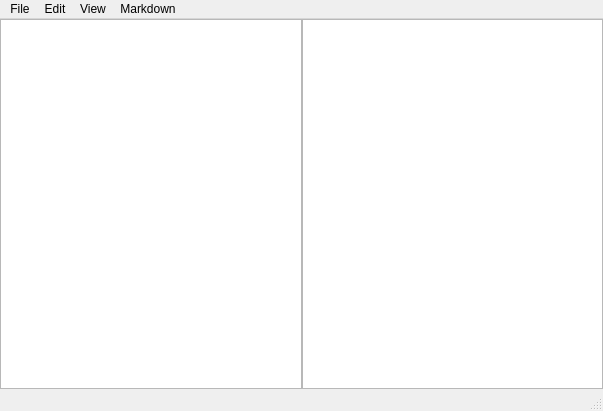
<?xml version="1.0" encoding="UTF-8"?>
<ui version="4.0">
 <class>DatNote</class>
 <widget class="QMainWindow" name="DatNote">
  <property name="geometry">
   <rect>
    <x>0</x>
    <y>0</y>
    <width>603</width>
    <height>411</height>
   </rect>
  </property>
  <property name="windowTitle">
   <string>Untitled - Dat Note</string>
  </property>
  <widget class="QWidget" name="central_widget">
   <property name="minimumSize">
    <size>
     <width>240</width>
     <height>70</height>
    </size>
   </property>
   <layout class="QHBoxLayout" name="horizontalLayout">
    <property name="spacing">
     <number>0</number>
    </property>
    <property name="sizeConstraint">
     <enum>QLayout::SetDefaultConstraint</enum>
    </property>
    <property name="leftMargin">
     <number>0</number>
    </property>
    <property name="topMargin">
     <number>0</number>
    </property>
    <property name="rightMargin">
     <number>0</number>
    </property>
    <property name="bottomMargin">
     <number>0</number>
    </property>
    <item>
     <widget class="QTextEdit" name="text_edit">
      <property name="html">
       <string>&lt;!DOCTYPE HTML PUBLIC &quot;-//W3C//DTD HTML 4.0//EN&quot; &quot;http://www.w3.org/TR/REC-html40/strict.dtd&quot;&gt;
&lt;html&gt;&lt;head&gt;&lt;meta name=&quot;qrichtext&quot; content=&quot;1&quot; /&gt;&lt;meta charset=&quot;utf-8&quot; /&gt;&lt;style type=&quot;text/css&quot;&gt;
p, li { white-space: pre-wrap; }
hr { height: 1px; border-width: 0; }
li.unchecked::marker { content: &quot;\2610&quot;; }
li.checked::marker { content: &quot;\2612&quot;; }
&lt;/style&gt;&lt;/head&gt;&lt;body style=&quot; font-family:'Segoe UI'; font-size:9pt; font-weight:400; font-style:normal;&quot;&gt;
&lt;p style=&quot;-qt-paragraph-type:empty; margin-top:0px; margin-bottom:0px; margin-left:0px; margin-right:0px; -qt-block-indent:0; text-indent:0px;&quot;&gt;&lt;br /&gt;&lt;/p&gt;&lt;/body&gt;&lt;/html&gt;</string>
      </property>
      <property name="overwriteMode">
       <bool>true</bool>
      </property>
      <property name="acceptRichText">
       <bool>false</bool>
      </property>
     </widget>
    </item>
    <item>
     <widget class="QTextEdit" name="text_preview">
      <property name="readOnly">
       <bool>true</bool>
      </property>
     </widget>
    </item>
   </layout>
  </widget>
  <widget class="QMenuBar" name="menu_bar">
   <property name="geometry">
    <rect>
     <x>0</x>
     <y>0</y>
     <width>603</width>
     <height>26</height>
    </rect>
   </property>
   <widget class="QMenu" name="menuFile">
    <property name="title">
     <string>File</string>
    </property>
    <addaction name="action_new"/>
    <addaction name="action_open"/>
    <addaction name="action_save"/>
    <addaction name="action_save_as"/>
    <addaction name="separator"/>
    <addaction name="action_exit"/>
   </widget>
   <widget class="QMenu" name="menuEdit">
    <property name="title">
     <string>Edit</string>
    </property>
    <addaction name="action_undo"/>
    <addaction name="separator"/>
    <addaction name="action_cut"/>
    <addaction name="action_copy"/>
    <addaction name="action_pasta"/>
    <addaction name="action_delete"/>
    <addaction name="separator"/>
    <addaction name="action_find"/>
    <addaction name="action_go_to"/>
    <addaction name="separator"/>
    <addaction name="action_select_all"/>
    <addaction name="separator"/>
    <addaction name="action_font"/>
   </widget>
   <widget class="QMenu" name="menuView">
    <property name="title">
     <string>View</string>
    </property>
    <widget class="QMenu" name="menu_zoom">
     <property name="title">
      <string>Zoom</string>
     </property>
     <addaction name="action_zoom_In"/>
     <addaction name="action_zoom_Out"/>
     <addaction name="action_restore_default_zoom"/>
    </widget>
    <addaction name="menu_zoom"/>
    <addaction name="action_status_bar"/>
    <addaction name="action_word_wrap"/>
   </widget>
   <widget class="QMenu" name="menuMarkdown">
    <property name="title">
     <string>Markdown</string>
    </property>
   </widget>
   <addaction name="menuFile"/>
   <addaction name="menuEdit"/>
   <addaction name="menuView"/>
   <addaction name="menuMarkdown"/>
  </widget>
  <widget class="QStatusBar" name="status_bar"/>
  <action name="action_new">
   <property name="text">
    <string>New</string>
   </property>
   <property name="shortcut">
    <string>Ctrl+N</string>
   </property>
  </action>
  <action name="action_new_window">
   <property name="text">
    <string>New window</string>
   </property>
   <property name="shortcut">
    <string>Ctrl+Shift+N</string>
   </property>
  </action>
  <action name="action_open">
   <property name="text">
    <string>Open</string>
   </property>
   <property name="shortcut">
    <string>Ctrl+O</string>
   </property>
  </action>
  <action name="action_save">
   <property name="text">
    <string>Save</string>
   </property>
   <property name="shortcut">
    <string>Ctrl+S</string>
   </property>
  </action>
  <action name="action_save_as">
   <property name="text">
    <string>Save as</string>
   </property>
   <property name="shortcut">
    <string>Ctrl+Shift+S</string>
   </property>
  </action>
  <action name="action_exit">
   <property name="text">
    <string>Exit</string>
   </property>
   <property name="shortcut">
    <string>Ctrl+E</string>
   </property>
  </action>
  <action name="action_undo">
   <property name="text">
    <string>Undo</string>
   </property>
   <property name="shortcut">
    <string>Ctrl+Z</string>
   </property>
  </action>
  <action name="action_cut">
   <property name="text">
    <string>Cut</string>
   </property>
   <property name="shortcut">
    <string>Ctrl+X</string>
   </property>
  </action>
  <action name="action_copy">
   <property name="text">
    <string>Copy</string>
   </property>
   <property name="shortcut">
    <string>Ctrl+C</string>
   </property>
  </action>
  <action name="action_pasta">
   <property name="text">
    <string>Paste</string>
   </property>
   <property name="shortcut">
    <string>Ctrl+V</string>
   </property>
  </action>
  <action name="action_delete">
   <property name="text">
    <string>Delete</string>
   </property>
   <property name="shortcut">
    <string>Del</string>
   </property>
  </action>
  <action name="action_find">
   <property name="text">
    <string>Find</string>
   </property>
   <property name="shortcut">
    <string>Ctrl+F</string>
   </property>
  </action>
  <action name="action_go_to">
   <property name="text">
    <string>Go to</string>
   </property>
  </action>
  <action name="action_select_all">
   <property name="text">
    <string>Select all</string>
   </property>
   <property name="shortcut">
    <string>Ctrl+A</string>
   </property>
  </action>
  <action name="action_font">
   <property name="text">
    <string>Font</string>
   </property>
  </action>
  <action name="action_status_bar">
   <property name="checkable">
    <bool>true</bool>
   </property>
   <property name="text">
    <string>Status bar</string>
   </property>
  </action>
  <action name="action_word_wrap">
   <property name="checkable">
    <bool>true</bool>
   </property>
   <property name="text">
    <string>Word wrap</string>
   </property>
  </action>
  <action name="action_zoom_In">
   <property name="text">
    <string>Zoom In</string>
   </property>
  </action>
  <action name="action_zoom_Out">
   <property name="text">
    <string>Zoom Out</string>
   </property>
  </action>
  <action name="action_restore_default_zoom">
   <property name="text">
    <string>Restore default zoom</string>
   </property>
   <property name="shortcut">
    <string>Ctrl+0</string>
   </property>
  </action>
 </widget>
 <resources/>
 <connections>
  <connection>
   <sender>action_exit</sender>
   <signal>triggered()</signal>
   <receiver>DatNote</receiver>
   <slot>close()</slot>
   <hints>
    <hint type="sourcelabel">
     <x>-1</x>
     <y>-1</y>
    </hint>
    <hint type="destinationlabel">
     <x>301</x>
     <y>205</y>
    </hint>
   </hints>
  </connection>
 </connections>
</ui>
